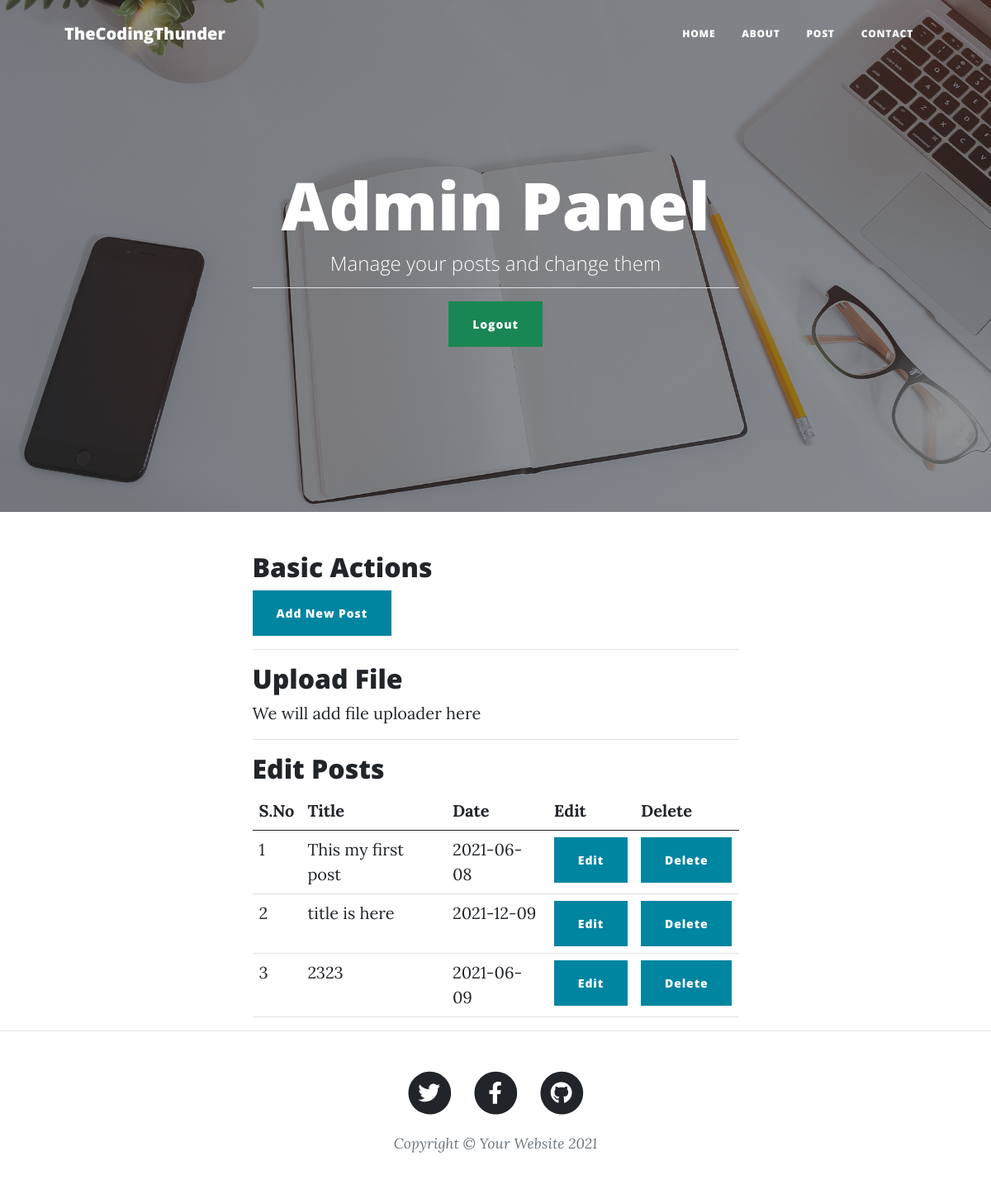
/dashboard (signed in), run on the app's committed database.
### main.py (models this page shows)
class Posts(db.Model):
    sno = db.Column(db.Integer, primary_key=True)
    title = db.Column(db.String(80), nullable=False)
    by = db.Column(db.String(80), nullable=False)
    slug = db.Column(db.String(80), nullable=False)
    content = db.Column(db.Text, nullable=False)
    date = db.Column(db.String(80), nullable=False)
    img_file = db.Column(db.String(80), nullable=False)

### main.py (the view, shortened to what this page needs)
@app.route('/dashboard', methods=['GET', 'POST'])
def Dashboard():
    if 'user' in session and session['user'] == 'ayush@gmail.com':
        posts = Posts.query.all()
        return render_template('dashboard.html', posts=posts)

### templates/dashboard.html
{% extends "layout.html" %}
{% block body %}
<header class="masthead" style=" background-image: url( '{{ url_for( 'static', filename='assets/img/home-bg.jpg') }}')">
  <div class="container position-relative px-4 px-lg-5">
    <div class="row gx-4 gx-lg-5 justify-content-center">
      <div class="col-md-10 col-lg-8 col-xl-7">
        <div class="site-heading">
          <h1>Admin Panel</h1>
          <span class="subheading">Manage your posts and change them</span>
          <hr>
          <a href="/logout">  <button type="button" class="btn btn-success" name="button" type="button">Logout</button></a>
        </div>
      </div>
    </div>
  </div>
</header>
<div class="container px-4 px-lg-5">
  <div class="row gx-4 gx-lg-5 justify-content-center">
    <div class="col-md-10 col-lg-8 col-xl-7">
<h2>Basic Actions</h2>
<a href="/edit/0"><button type="button" class="btn btn-primary" name="button">Add New Post</button></a>
  <hr>
  <h2>Upload File</h2>
  We will add file uploader here
  <hr>
<h2>Edit Posts</h2>
      <table class="table">
        <thead>
          <tr>
            <th>S.No</th>
            <th>Title</th>
            <th>Date</th>
            <th>Edit</th>
            <th>Delete</th>
          </tr>
        </thead>
        <tbody>
          {% for post in posts %}
          <tr>
            <td>{{post.sno}}</td>
            <td>{{post.title}}</td>
            <td>{{post.date}}</td>
            <th><a href="/edit/{{post.sno}}"><button type="button" class="btn btn-primary" name="button">Edit</button></a></th>
            <th><a href="/elete/{{post.sno}}"><button type="button" class="btn btn-primary" name="button">Delete</button></a></th>
          </tr>
          {% endfor %}
        </tbody>
      </table>
    </div>
  </div>
</div>
{% endblock %}

### data on the page
Posts: sno "1", title "This my first post", date "2021-06-08"
Posts: sno "2", title "title is here", date "2021-12-09"
Posts: sno "3", title "2323", date "2021-06-09"
